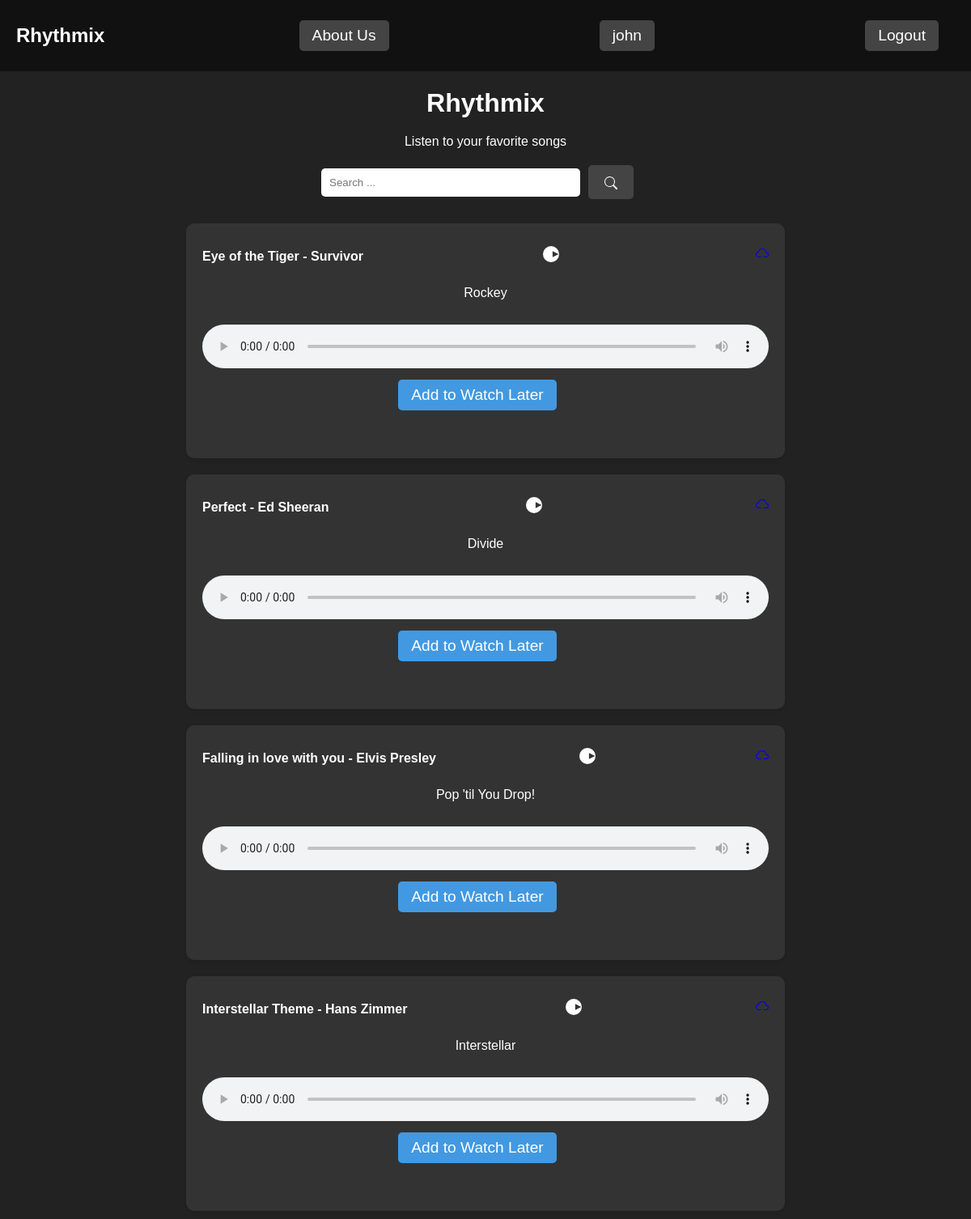
The app's page / (signed in) with its own data.
### music/models.py (models this page shows)
class User(AbstractUser):
    username = models.CharField(max_length=100, unique=True)
    email = models.EmailField(unique=True)
    password = models.CharField(max_length=100)

class Song(models.Model):
    title = models.CharField(max_length=255)
    artist = models.CharField(max_length=255, blank=True)
    album = models.CharField(max_length=255, blank=True)
    song_file = models.CharField(max_length=250, blank=True)

### music/views.py (the view)
# urls.py: path('', views.album_list, name='album_list'),
def album_list(request):
  songs = Song.objects.all()
  search_query = request.GET.get('query', '')
  if(request.user.is_anonymous == False):
    user = request.user
    watch_later_songs = WatchLater.objects.filter(user=user)
  else:
    watch_later_songs = []
  watch_later_list = []
  for watch_later in watch_later_songs:
      watch_later_list.append(watch_later.song)
  if search_query:
    songs = songs.filter(title__icontains=search_query)
  context = {'songs': songs, 'search_query': search_query, 'current_year': date.today().year, 'watch_later': watch_later_list}
  return render(request, 'music/album_list.html', context)

### music/templates/music/album_list.html (shortened to what this page needs)
<!DOCTYPE html>
<html lang="en">
<head>
</head>
<body>
  <nav>
    <h1>Rhythmix</h1>
    <button onclick="location.href='/about/'">About Us</button>
    {% if user.is_authenticated %}
      <a href="{% url 'watchlater' %}">{{ user.username }}</a>
      <a href="{% url 'logout' %}">Logout</a>
    {% else %}
      <button onclick="location.href='/login/'">Login</button>
      <button onclick="location.href='/register/'">Register</button>
    {% endif %}
  </nav>
  <div>
    <h1>Rhythmix</h1>
    <p>Listen to your favorite songs</p>
    <form action="{% url 'search' %}" method="get">
      <input type="text" name="query" placeholder="Search ...">
      <button type="submit">
        <svg xmlns="http://www.w3.org/2000/svg" width="16" height="16" fill="currentColor" viewBox="0 0 16 16">
          <path d="M11.742 10.344a6.5 6.5 0 1 0-1.397 1.398h-.001q.044.06.098.115l3.85 3.85a1 1 0 0 0 1.415-1.414l-3.85-3.85a1 1 0 0 0-.115-.1zM12 6.5a5.5 5.5 0 1 1-11 0 5.5 5.5 0 0 1 11 0"/></svg>
      </button>
    </form>
    <div class="songcards-container">
      {% for song in songs %}
      <div class="songcard">
        <div>
          <h3>{{ song.title }} - {{ song.artist }}</h3>
          <button id="playButton{{ song.id }}" type="button">
            <svg xmlns="http://www.w3.org/2000/svg" width="16" height="16" fill="currentColor" viewBox="0 0 16 16">
              <path d="M16 8A8 8 0 1 1 0 8a8 8 0 0 1 16 0zM9.5 5v6l6-3z" /></svg>
          </button>
          <a href="{{ song.song_file }}" download="{{ song.title }}.mp3">
          </a>
        </div>
        <p>{{ song.album }}</p>
        <audio id="audioElement{{ song.id }}" controls>
          <source src="{{ song.song_file }}" type="audio/mpeg" />
        </audio>
        {% if song not in watch_later %}
        <form action="{% url 'addtowatchlater' song.id %}" method="post">
          <button type="submit">
            Add to Watch Later
          </button>
        </form>
        {% endif %}
      </div>
      {% endfor %}
    </div>
  </div>
</body>
</html>

### music/templates/music/album_list.html (style rules this page uses)
body { font-family: 'Arial Black', sans-serif; background-color: #222; color: #fff; margin: 0; padding: 0; }
nav { background-color: #111; padding: 10px 20px; display: flex; justify-content: space-between; align-items: center; }
nav a, button { color: #fff; text-decoration: none; font-size: 1.2rem; margin-right: 20px; padding: 8px 16px; border: none; border-radius: 5px; background-color: #444; cursor: pointer; transition: background-color 0.3s; }
h1, p { text-align: center; margin-bottom: 20px; }
form { display: flex; justify-content: center; align-items: center; margin-bottom: 20px; }
input[type="text"] { padding: 10px; border-radius: 5px; border: none; margin-right: 10px; width: 300px; }
button[type="submit"] { padding: 10px 20px; border-radius: 5px; border: none; background-color: #444; color: #fff; cursor: pointer; }
button[type="submit"] svg { vertical-align: middle; }
.songcards-container { display: flex; flex-wrap: wrap; justify-content: space-around; }
.songcard { background-color: #333; padding: 20px; border-radius: 10px; margin: 10px; box-shadow: 0 2px 4px rgba(0, 0, 0, 0.1); transition: transform 0.3s ease; width: 700px; height: 250px; }
.songcard div { display: flex; align-items: center; justify-content: space-between; }
.songcard h3 { margin: 0; font-size: 1rem; color: #fff; }
.songcard button { background-color: transparent; border: none; cursor: pointer; }
.songcard button svg { fill: #fff; width: 20px; height: 20px; }
.songcard audio { width: 100%; margin-top: 10px; }
.songcard form { margin-top: 10px; }
.songcard button[type="submit"] { background-color: #4299e1; color: #fff; padding: 8px 16px; border-radius: 5px; border: none; cursor: pointer; }

### records on screen
User: username "john"
Song: title "Eye of the Tiger", artist "Survivor", album "Rockey"
Song: title "Perfect", artist "Ed Sheeran", album "Divide"
Song: title "Falling in love with you", artist "Elvis Presley", album "Pop 'til You Drop!"
Song: title "Interstellar Theme", artist "Hans Zimmer", album "Interstellar"
